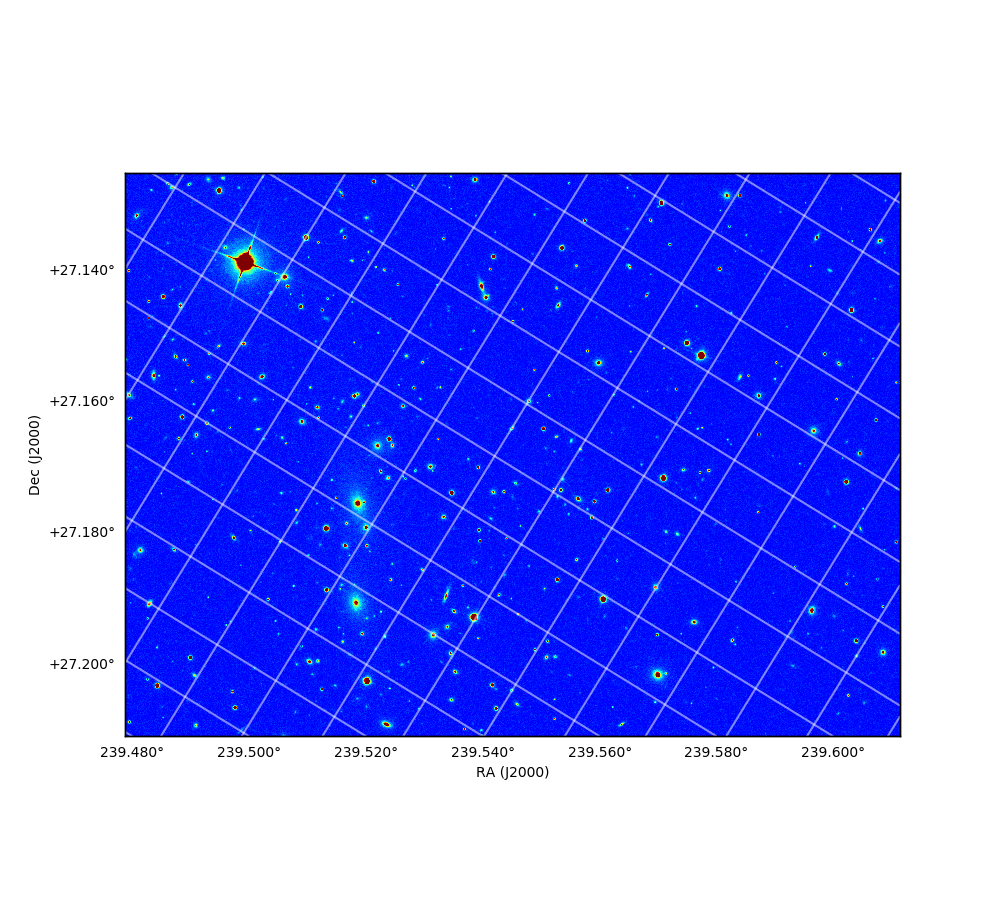
#> input picture coord_test1.png, 1000 x 900 px; its folder holds only this picture in this run
$ python -i getFrames.py   (imports and definitions only)
#> lines starting #> are read from the running program, lines starting #| are printed output that depends on the picture
import matplotlib
import matplotlib.patches as mpatches
import matplotlib.pyplot as plt
from matplotlib import cm
import numpy as np


# [72 lines left out: function figure_handler, not called in this run]


def getFrames(nframe,
              aspectratio="1x1",
              ncol=None,
              wid=10.0,
              x0=0.09,
              y0=0.09,
              x1=0.95,
              y1=0.95,
              xgut=0.1,
              ygut=0.1,
              vsplit=None,
              vsgut=0.0,
              fig=None,
              **axeskwargs):
    """ return `nframe` axes with given geometry and dimension.

    Returns
    -------
    fig: Figure
        Figure
    axes: list
        List of Axes
    ncol: integer
        number of columns
    nrow: integer
        number of rows
    """
    w2h = float(aspectratio.split("x")[0]) / float(aspectratio.split("x")[1])
    if ncol is None:
        if w2h > 1.0 or nframe == 1:
            # wide   -> vertical arrangement
            ncol = 1
        else:
            # narrow -> horizontal arrangement
            ncol = nframe
    nextra = np.mod(nframe, ncol)
    if nextra == 0:
        nrow = (nframe - nextra) / ncol
    else:
        nrow = (nframe - nextra) / ncol + 1
    if isinstance(xgut, list):
        # xgut.insert(0, 0)
        xgut.append(0)
        xgut = np.atleast_1d(xgut)
    else:
        xgut = np.atleast_1d([xgut] * ncol)
    if isinstance(ygut, list):
        # ygut.insert(0, 0)
        ygut.append(0)
        ygut = np.atleast_1d(ygut)
    else:
        ygut = np.atleast_1d([ygut] * nrow)
    # width of cell in ax fraction
    w = (x1 - x0 - np.sum(xgut)) / ncol
    # height of cell in ax fraction
    h = (y1 - y0 - np.sum(ygut)) / nrow
    # print w,
    # print h
    # wid * w  divided by hig * h should be equal to w2h
    hig = wid * w / (w2h * h)
    # print wid,
    # print hig
    if fig is None:
        fig = plt.figure(figsize=(wid, hig))
    # left to right, top to bottom
    axes = []
    if vsplit is not None:
        t2b = float(vsplit.split("x")[0]) / float(vsplit.split("x")[1])
    iframe = 0
    for i in xrange(nrow):
        for j in xrange(ncol):
            if iframe >= nframe:
                # make sure there is no redundant axes
                break
            rect = [
                x0 + j * w + np.sum(xgut[0:j]),
                y1 - (i + 1) * h - np.sum(ygut[0:i]), w, h
            ]
            if vsplit is None:
                ax = fig.add_axes(rect, **axeskwargs)
                axes.append(ax)
            else:
                _x0, _y0, _w, _h = rect
                htop = (_h - vsgut) * (t2b / (t2b + 1.0))
                hbot = _h - htop - vsgut
                rect_bot = [_x0, _y0, _w, hbot]
                rect_top = [_x0, _y0 + hbot + vsgut, _w, htop]
                ax_top = fig.add_axes(rect_top, **axeskwargs)
                ax_bot = fig.add_axes(rect_bot, **axeskwargs)
                axes.append([ax_top, ax_bot])
            iframe += 1
    return (fig, axes, ncol, nrow)


# [49 lines left out: functions getHandyFrames, get_cax, not called in this run]


# [5 lines not run here, left out]

>>> import cv2
>>> picture = cv2.imread('coord_test1.png', cv2.IMREAD_GRAYSCALE)
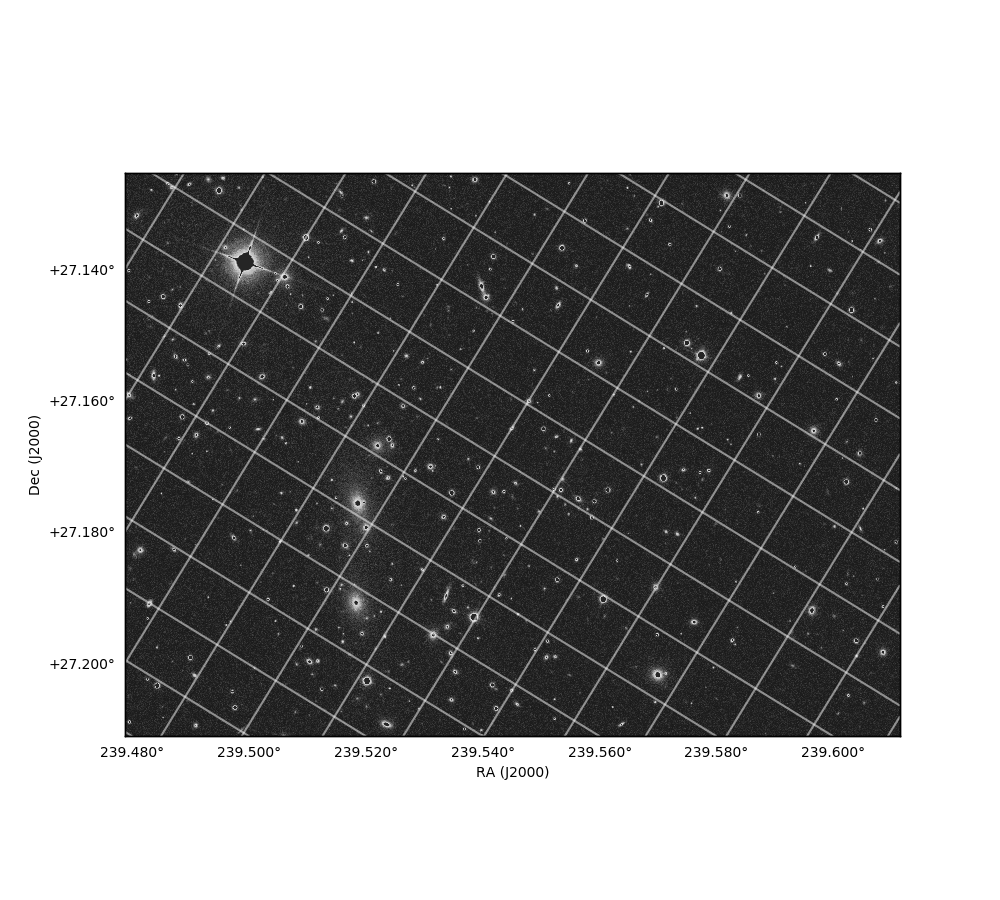
#> picture: shape (900, 1000); min 0, max 255, mean 152.6
>>> result = getFrames(picture)
#> (the run stopped early here; a loop or call above may not have finished)
